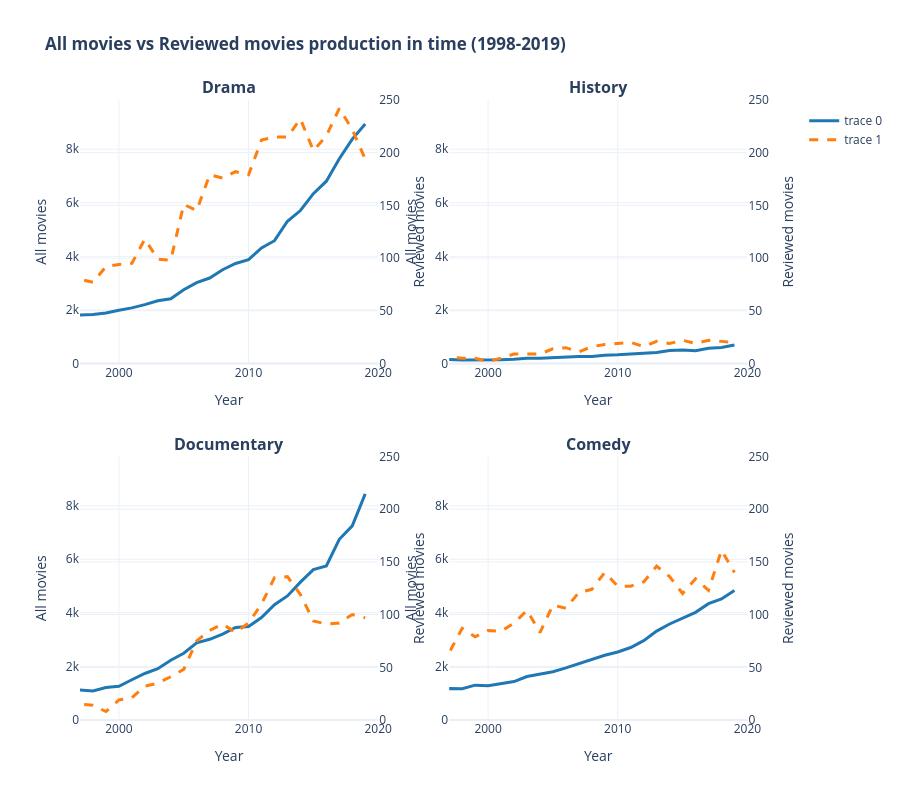

Source (notebook cell):
### Markdown cell above
### All movies vs Reviewed movies production in time (1998-2019)

Here we’re comparing films that have user reviews with those that don’t, to see if their production trends are similar and interchangeable for our study.

### Code cell
fig2 = make_subplots(
    rows=2, cols=2,
    subplot_titles=['<b>Drama</b>', '<b>History</b>', '<b>Documentary</b>', '<b>Comedy</b>'],
    vertical_spacing=0.15,
    horizontal_spacing=0.1,
    specs=[[{"secondary_y": True}, {"secondary_y": True}],
           [{"secondary_y": True}, {"secondary_y": True}]]
)

# Hover
for idx, genre in enumerate(['Drama', 'History', 'Documentary', 'Comedy']):
    row, col = (idx // 2) + 1, (idx % 2) + 1

    all_data = all_movies[all_movies['genre'] == genre]
    reviewed_data = all_reviewed_movies[all_reviewed_movies['genre'] == genre]

    # All movies
    fig2.add_trace(
        go.Scatter(
            x=all_data['year_int'],
            y=all_data['num_films'],
            mode='lines',
            line=dict(color='#1f77b4', width=3),
            showlegend=(idx == 0),
            hovertemplate=f'<b>{genre} %{{x}}</b><br>All movies: %{{y}}<extra></extra>'
        ),
        row=row, col=col, secondary_y=False
    )

    # Reviewed movies
    fig2.add_trace(
        go.Scatter(
            x=reviewed_data['year_int'],
            y=reviewed_data['num_films_reviewed'],
            mode='lines',
            line=dict(color='#ff7f0e', width=3, dash='dash'),
            showlegend=(idx == 0),
            hovertemplate=f'<b>{genre} %{{x}}</b><br>Reviewed movies: %{{y}}<extra></extra>'
        ),
        row=row, col=col, secondary_y=True
    )

fig2.update_layout(
    title=f'<b>All movies vs Reviewed movies production in time ({first_year}-2019)</b>',
    height=800,
    hovermode="x unified",
    template='plotly_white',
    legend=dict(yanchor="top", y=0.99, xanchor="left", x=1.02)
)

for row in [1, 2]:
    for col in [1, 2]:
        fig2.update_yaxes(title_text="All movies", secondary_y=False, row=row, col=col, range=[0, y_max])
        fig2.update_yaxes(title_text="Reviewed movies", secondary_y=True, row=row, col=col, range=[0, 250], dtick=50)
        fig2.update_xaxes(title_text="Year", row=row, col=col, range=[first_year-1, 2020], dtick=10)

fig2.show()

### Figure 1 — Plotly figure (JSON) as saved in the notebook; plotly's stock layout.template omitted (floating-point values rounded to 4 significant figures)
{"data": [{"hovertemplate": "<b>Drama %{x}</b><br>All movies: %{y}<extra></extra>", "line": {"color": "#1f77b4", "width": 3}, "mode": "lines", "showlegend": true, "x": [1970.0, 1971.0, 1972.0, 1973.0, 1974.0, 1975.0, 1976.0, 1977.0, 1978.0, 1979.0, 1980.0, 1981.0, 1982.0, 1983.0, 1984.0, 1985.0, 1986.0, 1987.0, 1988.0, 1989.0, 1990.0, 1991.0, 1992.0, 1993.0, 1994.0, 1995.0, 1996.0, 1997.0, 1998.0, 1999.0, 2000.0, 2001.0, 2002.0, 2003.0, 2004.0, 2005.0, 2006.0, 2007.0, 2008.0, 2009.0, 2010.0, 2011.0, 2012.0, 2013.0, 2014.0, 2015.0, 2016.0, 2017.0, 2018.0, 2019.0], "y": [1435, 1405, 1429, 1425, 1455, 1434, 1427, 1474, 1625, 1637, 1624, 1637, 1672, 1720, 1755, 1646, 1759, 1787, 1729, 1808, 1647, 1628, 1627, 1698, 1693, 1760, 1798, 1815, 1828, 1887, 1988, 2076, 2197, 2343, 2419, 2756, 3018, 3191, 3499, 3734, 3877, 4316, 4584, 5309, 5710, 6339, 6805, 7643, 8376, 8942], "type": "scatter", "xaxis": "x", "yaxis": "y"}, {"hovertemplate": "<b>Drama %{x}</b><br>Reviewed movies: %{y}<extra></extra>", "line": {"color": "#ff7f0e", "dash": "dash", "width": 3}, "mode": "lines", "showlegend": true, "x": [1970.0, 1971.0, 1972.0, 1973.0, 1974.0, 1975.0, 1976.0, 1977.0, 1978.0, 1979.0, 1980.0, 1981.0, 1982.0, 1983.0, 1984.0, 1985.0, 1986.0, 1987.0, 1988.0, 1989.0, 1990.0, 1991.0, 1992.0, 1993.0, 1994.0, 1995.0, 1996.0, 1997.0, 1998.0, 1999.0, 2000.0, 2001.0, 2002.0, 2003.0, 2004.0, 2005.0, 2006.0, 2007.0, 2008.0, 2009.0, 2010.0, 2011.0, 2012.0, 2013.0, 2014.0, 2015.0, 2016.0, 2017.0, 2018.0, 2019.0], "y": [26, 23, 23, 37, 28, 32, 25, 34, 24, 25, 28, 26, 35, 32, 32, 37, 39, 34, 41, 48, 52, 47, 57, 64, 69, 80, 79, 80, 77, 92, 94, 95, 118, 99, 98, 151, 145, 179, 176, 182, 179, 212, 215, 215, 232, 202, 216, 242, 222, 194], "type": "scatter", "xaxis": "x", "yaxis": "y2"}, {"hovertemplate": "<b>History %{x}</b><br>All movies: %{y}<extra></extra>", "line": {"color": "#1f77b4", "width": 3}, "mode": "lines", "showlegend": false, "x": [1970.0, 1971.0, 1972.0, 1973.0, 1974.0, 1975.0, 1976.0, 1977.0, 1978.0, 1979.0, 1980.0, 1981.0, 1982.0, 1983.0, 1984.0, 1985.0, 1986.0, 1987.0, 1988.0, 1989.0, 1990.0, 1991.0, 1992.0, 1993.0, 1994.0, 1995.0, 1996.0, 1997.0, 1998.0, 1999.0, 2000.0, 2001.0, 2002.0, 2003.0, 2004.0, 2005.0, 2006.0, 2007.0, 2008.0, 2009.0, 2010.0, 2011.0, 2012.0, 2013.0, 2014.0, 2015.0, 2016.0, 2017.0, 2018.0, 2019.0], "y": [101, 117, 106, 97, 99, 122, 95, 109, 107, 109, 99, 137, 103, 127, 128, 97, 112, 121, 104, 149, 113, 131, 115, 122, 142, 127, 106, 147, 126, 126, 124, 137, 160, 194, 193, 225, 244, 262, 264, 311, 323, 356, 381, 408, 484, 507, 478, 565, 596, 693], "type": "scatter", "xaxis": "x2", "yaxis": "y3"}, {"hovertemplate": "<b>History %{x}</b><br>Reviewed movies: %{y}<extra></extra>", "line": {"color": "#ff7f0e", "dash": "dash", "width": 3}, "mode": "lines", "showlegend": false, "x": [1970.0, 1971.0, 1972.0, 1973.0, 1974.0, 1975.0, 1976.0, 1977.0, 1978.0, 1979.0, 1980.0, 1981.0, 1982.0, 1983.0, 1984.0, 1985.0, 1986.0, 1987.0, 1988.0, 1989.0, 1990.0, 1991.0, 1992.0, 1993.0, 1994.0, 1995.0, 1996.0, 1997.0, 1998.0, 1999.0, 2000.0, 2001.0, 2002.0, 2003.0, 2004.0, 2005.0, 2006.0, 2007.0, 2008.0, 2009.0, 2010.0, 2011.0, 2012.0, 2013.0, 2014.0, 2015.0, 2016.0, 2017.0, 2018.0, 2019.0], "y": [7, 1, 3, 1, 1, 1, 2, 3, 1, 1, 3, 3, 3, 1, 2, 1, 1, 3, 4, 6, 5, 2, 1, 5, 8, 7, 8, 6, 5, 5, 2, 5, 9, 9, 9, 14, 15, 11, 16, 18, 19, 20, 16, 21, 19, 22, 19, 22, 21, 20], "type": "scatter", "xaxis": "x2", "yaxis": "y4"}, {"hovertemplate": "<b>Documentary %{x}</b><br>All movies: %{y}<extra></extra>", "line": {"color": "#1f77b4", "width": 3}, "mode": "lines", "showlegend": false, "x": [1970.0, 1971.0, 1972.0, 1973.0, 1974.0, 1975.0, 1976.0, 1977.0, 1978.0, 1979.0, 1980.0, 1981.0, 1982.0, 1983.0, 1984.0, 1985.0, 1986.0, 1987.0, 1988.0, 1989.0, 1990.0, 1991.0, 1992.0, 1993.0, 1994.0, 1995.0, 1996.0, 1997.0, 1998.0, 1999.0, 2000.0, 2001.0, 2002.0, 2003.0, 2004.0, 2005.0, 2006.0, 2007.0, 2008.0, 2009.0, 2010.0, 2011.0, 2012.0, 2013.0, 2014.0, 2015.0, 2016.0, 2017.0, 2018.0, 2019.0], "y": [615, 590, 570, 550, 604, 640, 589, 542, 628, 582, 566, 583, 576, 649, 601, 621, 620, 695, 727, 891, 845, 877, 833, 882, 975, 967, 926, 1122, 1084, 1211, 1261, 1503, 1737, 1917, 2231, 2492, 2879, 3013, 3206, 3456, 3493, 3822, 4305, 4631, 5146, 5613, 5752, 6747, 7247, 8443], "type": "scatter", "xaxis": "x3", "yaxis": "y5"}, {"hovertemplate": "<b>Documentary %{x}</b><br>Reviewed movies: %{y}<extra></extra>", "line": {"color": "#ff7f0e", "dash": "dash", "width": 3}, "mode": "lines", "showlegend": false, "x": [1970.0, 1971.0, 1972.0, 1973.0, 1974.0, 1975.0, 1977.0, 1978.0, 1979.0, 1980.0, 1981.0, 1982.0, 1983.0, 1984.0, 1985.0, 1986.0, 1987.0, 1988.0, 1989.0, 1990.0, 1991.0, 1992.0, 1993.0, 1994.0, 1995.0, 1996.0, 1997.0, 1998.0, 1999.0, 2000.0, 2001.0, 2002.0, 2003.0, 2004.0, 2005.0, 2006.0, 2007.0, 2008.0, 2009.0, 2010.0, 2011.0, 2012.0, 2013.0, 2014.0, 2015.0, 2016.0, 2017.0, 2018.0, 2019.0], "y": [6, 4, 7, 5, 3, 4, 1, 1, 4, 3, 6, 5, 3, 3, 5, 1, 3, 7, 4, 6, 7, 6, 4, 7, 10, 7, 15, 14, 8, 19, 21, 32, 35, 41, 48, 75, 85, 91, 83, 92, 110, 135, 136, 119, 94, 91, 92, 100, 97], "type": "scatter", "xaxis": "x3", "yaxis": "y6"}, {"hovertemplate": "<b>Comedy %{x}</b><br>All movies: %{y}<extra></extra>", "line": {"color": "#1f77b4", "width": 3}, "mode": "lines", "showlegend": false, "x": [1970.0, 1971.0, 1972.0, 1973.0, 1974.0, 1975.0, 1976.0, 1977.0, 1978.0, 1979.0, 1980.0, 1981.0, 1982.0, 1983.0, 1984.0, 1985.0, 1986.0, 1987.0, 1988.0, 1989.0, 1990.0, 1991.0, 1992.0, 1993.0, 1994.0, 1995.0, 1996.0, 1997.0, 1998.0, 1999.0, 2000.0, 2001.0, 2002.0, 2003.0, 2004.0, 2005.0, 2006.0, 2007.0, 2008.0, 2009.0, 2010.0, 2011.0, 2012.0, 2013.0, 2014.0, 2015.0, 2016.0, 2017.0, 2018.0, 2019.0], "y": [774, 744, 797, 752, 753, 773, 774, 701, 742, 832, 811, 814, 882, 822, 856, 910, 981, 1048, 1066, 1066, 1016, 992, 1061, 989, 999, 1041, 1038, 1172, 1165, 1300, 1280, 1348, 1434, 1624, 1699, 1802, 1944, 2099, 2281, 2416, 2540, 2705, 2961, 3317, 3584, 3804, 4018, 4341, 4518, 4835], "type": "scatter", "xaxis": "x4", "yaxis": "y7"}, {"hovertemplate": "<b>Comedy %{x}</b><br>Reviewed movies: %{y}<extra></extra>", "line": {"color": "#ff7f0e", "dash": "dash", "width": 3}, "mode": "lines", "showlegend": false, "x": [1970.0, 1971.0, 1972.0, 1973.0, 1974.0, 1975.0, 1976.0, 1977.0, 1978.0, 1979.0, 1980.0, 1981.0, 1982.0, 1983.0, 1984.0, 1985.0, 1986.0, 1987.0, 1988.0, 1989.0, 1990.0, 1991.0, 1992.0, 1993.0, 1994.0, 1995.0, 1996.0, 1997.0, 1998.0, 1999.0, 2000.0, 2001.0, 2002.0, 2003.0, 2004.0, 2005.0, 2006.0, 2007.0, 2008.0, 2009.0, 2010.0, 2011.0, 2012.0, 2013.0, 2014.0, 2015.0, 2016.0, 2017.0, 2018.0, 2019.0], "y": [13, 14, 16, 17, 19, 13, 20, 14, 15, 21, 28, 12, 25, 26, 30, 31, 40, 35, 58, 52, 33, 45, 50, 41, 62, 57, 69, 64, 87, 79, 85, 84, 92, 104, 83, 109, 106, 121, 124, 140, 127, 127, 131, 146, 136, 120, 134, 123, 161, 140], "type": "scatter", "xaxis": "x4", "yaxis": "y8"}], "layout": {"xaxis": {"anchor": "y", "domain": [0.0, 0.42], "title": {"text": "Year"}, "range": [1997, 2020], "dtick": 10}, "yaxis": {"anchor": "x", "domain": [0.575, 1.0], "title": {"text": "All movies"}, "range": [0, 9836]}, "yaxis2": {"anchor": "x", "overlaying": "y", "side": "right", "title": {"text": "Reviewed movies"}, "range": [0, 250], "dtick": 50}, "xaxis2": {"anchor": "y3", "domain": [0.52, 0.94], "title": {"text": "Year"}, "range": [1997, 2020], "dtick": 10}, "yaxis3": {"anchor": "x2", "domain": [0.575, 1.0], "title": {"text": "All movies"}, "range": [0, 9836]}, "yaxis4": {"anchor": "x2", "overlaying": "y3", "side": "right", "title": {"text": "Reviewed movies"}, "range": [0, 250], "dtick": 50}, "xaxis3": {"anchor": "y5", "domain": [0.0, 0.42], "title": {"text": "Year"}, "range": [1997, 2020], "dtick": 10}, "yaxis5": {"anchor": "x3", "domain": [0.0, 0.425], "title": {"text": "All movies"}, "range": [0, 9836]}, "yaxis6": {"anchor": "x3", "overlaying": "y5", "side": "right", "title": {"text": "Reviewed movies"}, "range": [0, 250], "dtick": 50}, "xaxis4": {"anchor": "y7", "domain": [0.52, 0.94], "title": {"text": "Year"}, "range": [1997, 2020], "dtick": 10}, "yaxis7": {"anchor": "x4", "domain": [0.0, 0.425], "title": {"text": "All movies"}, "range": [0, 9836]}, "yaxis8": {"anchor": "x4", "overlaying": "y7", "side": "right", "title": {"text": "Reviewed movies"}, "range": [0, 250], "dtick": 50}, "annotations": [{"font": {"size": 16}, "showarrow": false, "text": "<b>Drama</b>", "x": 0.21, "xanchor": "center", "xref": "paper", "y": 1.0, "yanchor": "bottom", "yref": "paper"}, {"font": {"size": 16}, "showarrow": false, "text": "<b>History</b>", "x": 0.73, "xanchor": "center", "xref": "paper", "y": 1.0, "yanchor": "bottom", "yref": "paper"}, {"font": {"size": 16}, "showarrow": false, "text": "<b>Documentary</b>", "x": 0.21, "xanchor": "center", "xref": "paper", "y": 0.425, "yanchor": "bottom", "yref": "paper"}, {"font": {"size": 16}, "showarrow": false, "text": "<b>Comedy</b>", "x": 0.73, "xanchor": "center", "xref": "paper", "y": 0.425, "yanchor": "bottom", "yref": "paper"}], "legend": {"yanchor": "top", "y": 0.99, "xanchor": "left", "x": 1.02}, "title": {"text": "<b>All movies vs Reviewed movies production in time (1998-2019)</b>"}, "height": 800, "hovermode": "x unified"}}
